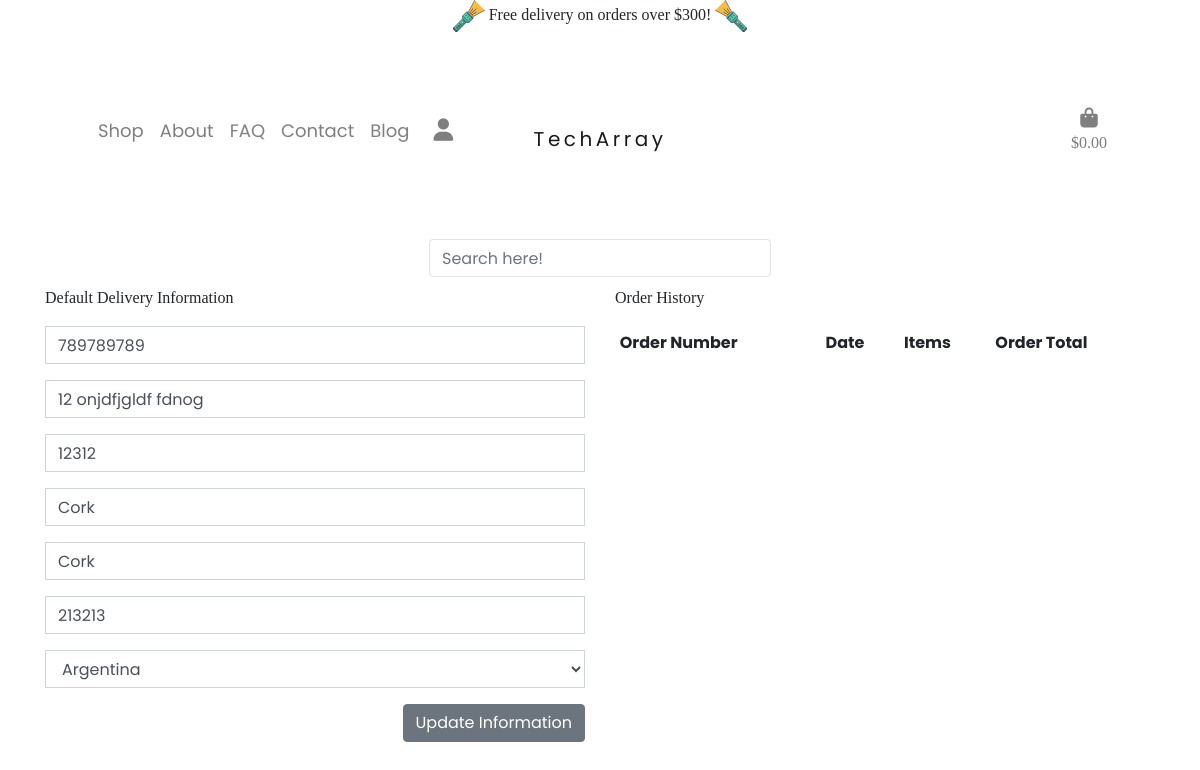
Page /profile/ (signed in) on the committed database.
### profiles/models.py (models this page shows, shortened)
class UserProfile(models.Model):
    user = models.OneToOneField(User, on_delete=models.CASCADE)
    default_phone_number = models.CharField(max_length=20, null=True, blank=True)
    default_street_address1 = models.CharField(max_length=80, null=True, blank=True)
    default_street_address2 = models.CharField(max_length=80, null=True, blank=True)
    default_town_or_city = models.CharField(max_length=40, null=True, blank=True)
    default_county = models.CharField(max_length=80, null=True, blank=True)
    default_postcode = models.CharField(max_length=20, null=True, blank=True)
    default_country = CountryField(blank_label='Country', null=True, blank=True)

### profiles/views.py (the view)
# urls.py: path('', views.profile, name='profile'),
@login_required
def profile(request):
    profile = get_object_or_404(UserProfile, user=request.user)
    if request.method == 'POST':
        form = UserProfileForm(request.POST, instance=profile)
        if form.is_valid():
            form.save()
            messages.success(request, 'Profile updated successfully')
        else:
            messages.error(request, 'Update failed. Please ensure the form is valid.')
    else:
        form = UserProfileForm(instance=profile)
    orders = profile.orders.all()
    template = 'profiles/profile.html'
    context = {
        'form': form,
        'orders': orders,
        'on_profile_page': True
    }
    return render(request, template, context)

### profiles/forms.py
class UserProfileForm(forms.ModelForm):
    class Meta:
        model = UserProfile
        exclude = ('user',)
    def __init__(self, *args, **kwargs):
        super().__init__(*args, **kwargs)
        placeholders = {
            'default_email': 'Email Address',
            'default_phone_number': 'Phone Number',
            'default_postcode': 'Postal Code',
            'default_town_or_city': 'Town or City',
            'default_street_address1': 'Street Address 1',
            'default_street_address2': 'Street Address 2',
            'default_county': 'County, State or Locality',
        }
        self.fields['default_phone_number'].widget.attrs['autofocus'] = True
        for field in self.fields:
            if field != 'default_country':
                if self.fields[field].required:
                    placeholder = f'{placeholders[field]} *'
                else:
                    placeholder = placeholders[field]
                self.fields[field].widget.attrs['placeholder'] = placeholder
            self.fields[field].widget.attrs['class'] = 'border-black rounded-0 profile-form-input'
            self.fields[field].label = False

### bag/contexts.py (called while the page is built, shortened)
def bag_contents(request):
    bag_items = []
    total = 0
    product_count = 0
    bag = request.session.get('bag', {})
    if total < settings.FREE_DELIVERY_THRESHOLD:
        delivery = total * Decimal(settings.STANDARD_DELIVERY_PERCENTAGE / 100)
        free_delivery_delta = settings.FREE_DELIVERY_THRESHOLD - total
    else:
        delivery = 0
        free_delivery_delta = 0
    grand_total = delivery + total
    context = {
        'bag_items': bag_items,
        'total': total,
        'product_count': product_count,
        'delivery': delivery,
        'free_delivery_delta': free_delivery_delta,
        'free_delivery_threshold': settings.FREE_DELIVERY_THRESHOLD,
        'grand_total': grand_total,
    }
    return context

### profiles/templates/profiles/profile.html (shortened to what this page needs)
{% extends "base.html" %} {% load static %} {% block content %}
{% block extracss %}
<link rel="stylesheet" href="{% static 'profiles/css/profile.css' %}" />
{% endblock %}
<div class="container container-padding bag-container">
  <div class="row">
    <div class="col">
      <h2>My Profile</h2>
    </div>
  </div>
  <div class="row">
    <div class="col-12 col-lg-6">
      <p>Default Delivery Information</p>
      <form class="mt-3" action="{% url 'profile' %}" method="POST" id="profile-update-form">
        {% csrf_token %} {{ form|crispy }}
        <button class="btn btn-secondary float-right">
          Update Information
        </button>
      </form>
    </div>
    <div class="col-12 col-lg-6">
      <p>Order History</p>
      <div class="order-history table-responsive">
        <table class="table table-sm table-borderless">
          <thead>
            <tr>
              <th>Order Number</th>
              <th>Date</th>
              <th>Items</th>
              <th>Order Total</th>
            </tr>
          </thead>
        </table>
      </div>
    </div>
  </div>
</div>
{{ profile }} {% endblock %}

### static/css/base.css (style rules this page uses)
* { margin: 0; padding: 0; }
html, body { width: auto; overflow-x: hidden!important ; }
body { font-family: 'Poppins', serif; }
p { font-family: 'Spectral', serif; font-weight: 500 !important; }
h2 { color: #5a5656; }
.container-padding { padding-top: 15em; }
select, select option { color: black; }

### profiles/static/profiles/css/profile.css (style rules this page uses)
.order-history { max-height: 416px; overflow-y: auto; }

### rows in the picture
UserProfile: default_phone_number "789789789", default_street_address1 "12 onjdfjgldf fdnog", default_street_address2 "12312", default_town_or_city "Cork", default_county "Cork", default_postcode "213213", default_country "Argentina"

### other values in the picture
{{ free_delivery_threshold }} "300"
